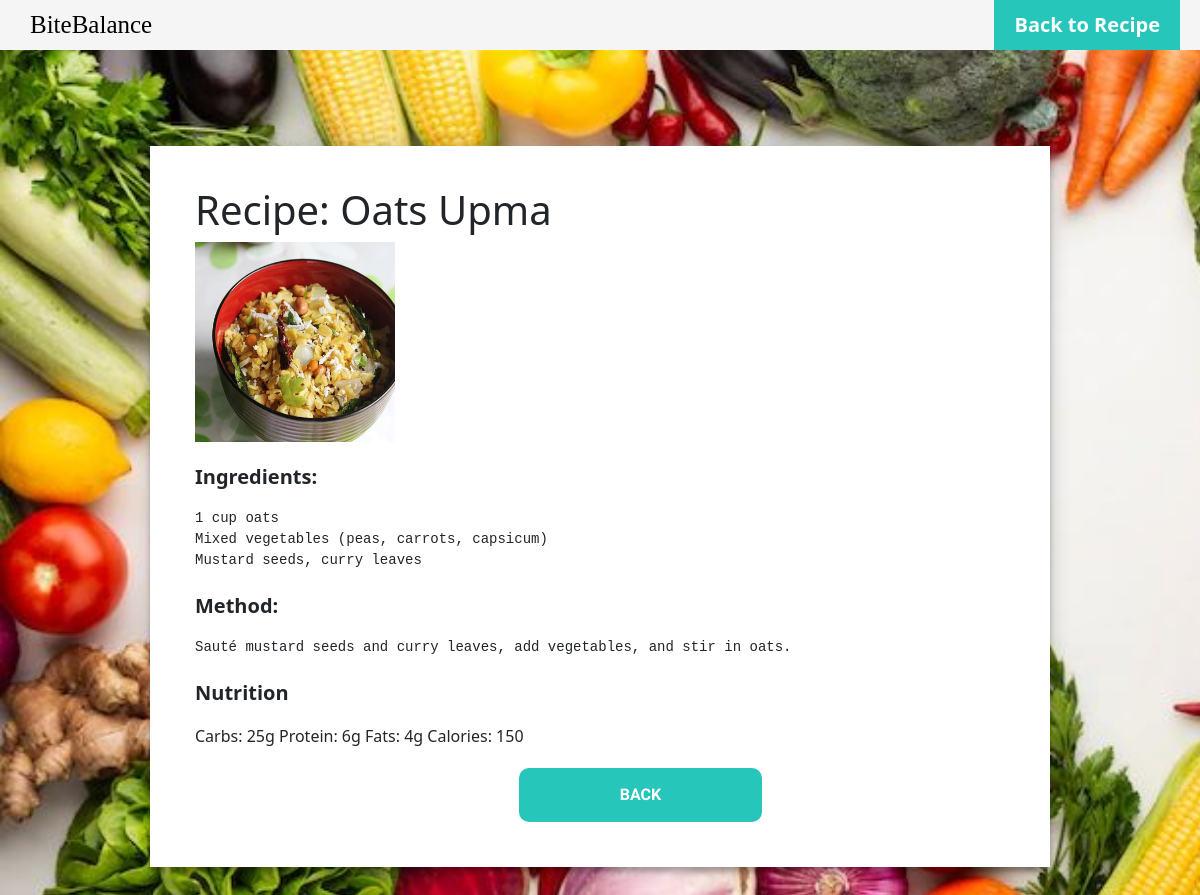
Screenshot of /2/2/ with the database file from the repository.
### calorie_tracker/models.py (models this page shows, shortened)
class Recipe(models.Model):
    category = models.ForeignKey(Category, on_delete=models.CASCADE)
    name = models.CharField(max_length=255)
    photo=models.ImageField(upload_to='images/' , null=True)
    ingredients = models.TextField(default='')
    description = models.TextField(default='')
    Nutrition=models.TextField(max_length=2000 , null=True)
    Method=models.TextField(max_length=2000 , null=True)

### calorie_tracker/views.py (the view)
# urls.py: path('<int:category_id>/<int:recipe_id>/', views.recipe_detail, name='recipe_detail'),
def recipe_detail(request, category_id, recipe_id):
    category = get_object_or_404(Category, pk=category_id)
    recipe = get_object_or_404(Recipe, pk=recipe_id)
    return render(request, 'calorie_tracker/recipe_detail.html', {'category': category, 'recipe': recipe})

### website/templates/calorie_tracker/recipe_detail.html (shortened to what this page needs)
{% load static %}
<link rel="stylesheet" href="{% static 'calorie_tracker/style4.css' %}" />
<!DOCTYPE >
<html>
  <head>
    <link
      href="https://cdn.jsdelivr.net/npm/bootstrap@5.3.0-alpha3/dist/css/bootstrap.min.css"
      rel="stylesheet"
    />
  </head>
  <body>
    <header class="header">
      <a href="#" class="logo">BiteBalance</a>
      <nav class="nav-items">
        <a href="{% url 'calorie_tracker:recipe_list'%}">Back to Recipe</a>
      </nav>
    </header>
    <div class="login-page">
      <div class="form recipe-form">
        <h1>Recipe: {{ recipe.name }}</h1>
        {% if recipe.photo %}
        <img
          src="{{ recipe.photo.url }}"
          alt="{{ recipe.name }}"
          height="200"
          width="200"
        />
        {% endif %}
        <p><strong>Ingredients:</strong></p>
        <pre>{{ recipe.ingredients }}</pre>
        <p><strong>Method:</strong></p>
        <pre>{{ recipe.Method }}</pre>
        <p><strong>Nutrition</strong></p>
        {{ recipe.Nutrition }}
        <button class="back-btn">
          <a class="backk" href="{% url 'calorie_tracker:recipe_list'%}"
            >Back</a>
        </button>
      </div>
    </div>
  </body>
</html>

### website/static/calorie_tracker/style4.css (style rules this page uses)
.login-page { padding: 8% 0 0; margin: auto; }
.form { position: relative; z-index: 1; background: #FFFFFF; margin: 0 auto 100px; padding: 45px; box-shadow: 0 0 20px 0 rgba(0, 0, 0, 0.2), 0 5px 5px 0 rgba(0, 0, 0, 0.24); width: 900px; }
.form button { font-family: "Roboto", sans-serif; text-transform: uppercase; outline: 0; background-color: #26c6bb; width: 100%; border: 0; padding: 15px; color: #FFFFFF; font-size: 10px; -webkit-transition: all 0.3 ease; transition: all 0.3 ease; cursor: pointer; }
body { margin: 0; box-sizing: border-box; font-family: "Roboto", sans-serif; background-image: url('images/calorie.jpg'); background-repeat: no-repeat; background-size: cover; }
.header { display: flex; justify-content: space-between; align-items: center; background-color: #f5f5f5; }
.header .logo { font-size: 25px; font-family: 'Sriracha', cursive; color: #000; text-decoration: none; margin-left: 30px; }
.nav-items { display: flex; justify-content: space-around; align-items: center; margin-right: 20px; font-size: 25px; }
.nav-items a { text-decoration: none; background-color: #26c6bb; padding: 10px 20px; color: white; font-size: 20px; font-weight: bold; }
.recipe-form { width: 100px ! }
p { text-align: left; font-size: 20px; margin-top: 20px !important; }
.back-btn { width: 30% !important; margin-left: 40%; border-radius: 10px; color: white !important; text-decoration: none !important; font-size: 16px !important; margin-top: 20px; font-weight: bold; }
.backk { color: white !important; text-decoration: none !important; }

### rows the page displays
Recipe: name "Oats Upma", photo (picture), ingredients "1 cup oats Mixed vegetables (peas, carrots, capsicum) Mustard seeds, curry leaves", Method "Sauté mustard seeds and curry leaves, add vegetables, and stir in oats.", Nutrition "Carbs: 25g Protein: 6g Fats: 4g Calories: 150"
